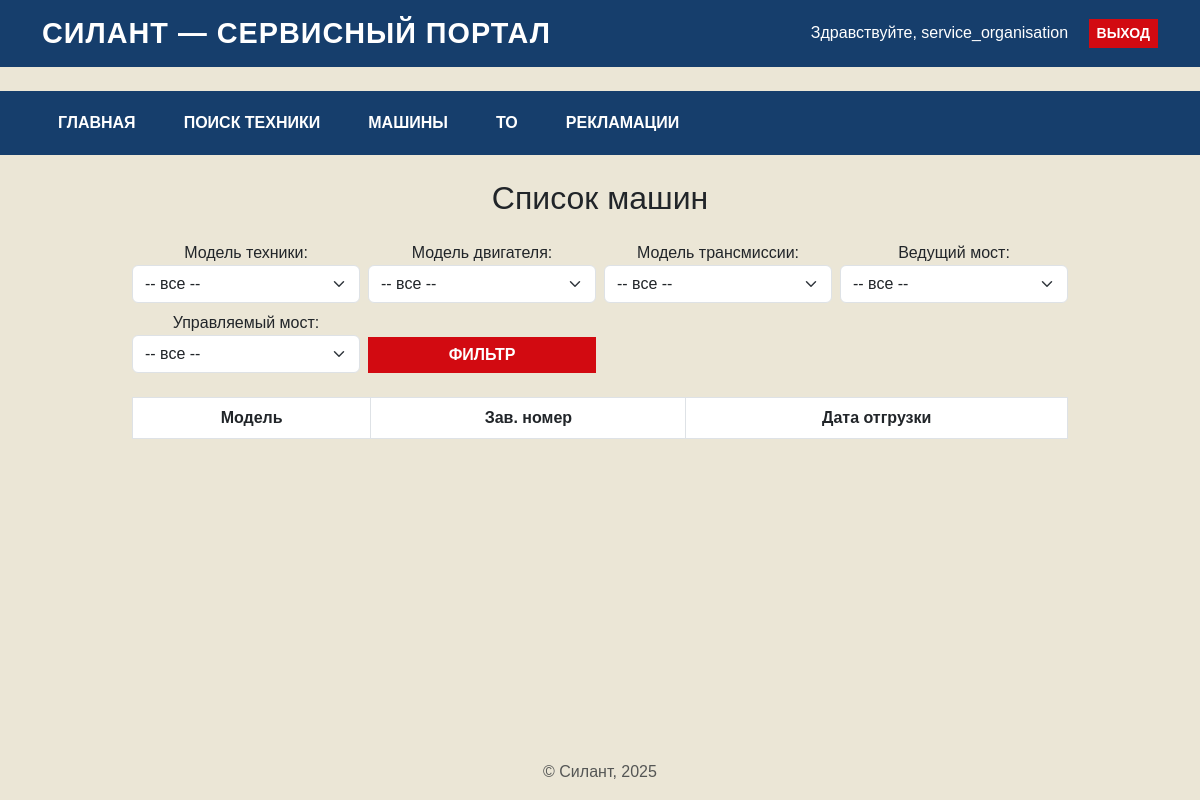
Before: /machines/ (signed in) with the older database file.
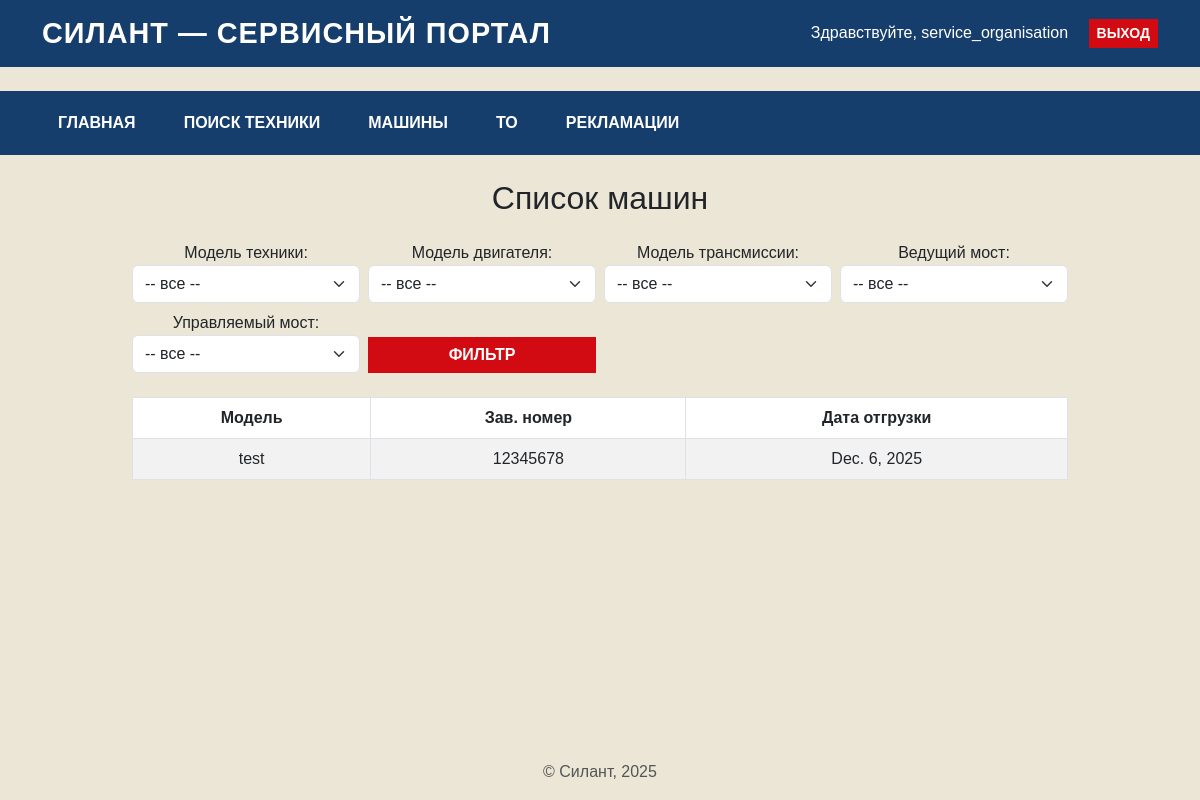
After: the same page with the newer database file.
### core/models.py (models this page shows, shortened)
class Machine(models.Model):
    serial_number = models.CharField(max_length=100)
    model = models.ForeignKey(ModelType, on_delete=models.SET_NULL, null=True)
    engine_model = models.ForeignKey(EngineModel, on_delete=models.SET_NULL, null=True)
    engine_serial = models.CharField(max_length=100)
    transmission_model = models.ForeignKey(TransmissionModel, on_delete=models.SET_NULL, null=True)
    transmission_serial = models.CharField(max_length=100)
    drive_axle_model = models.ForeignKey(DriveAxleModel, on_delete=models.SET_NULL, null=True)
    drive_axle_serial = models.CharField(max_length=100)
    steered_axle_model = models.ForeignKey(SteeredAxleModel, on_delete=models.SET_NULL, null=True)
    steered_axle_serial = models.CharField(max_length=100)
    supply_contract = models.CharField(max_length=255)
    shipment_date = models.DateField()
    customer = models.CharField(max_length=255)
    location = models.CharField(max_length=255)
    additional_equipment = models.TextField(blank=True)
    client = models.ForeignKey(User, on_delete=models.SET_NULL, null=True, related_name='machines_as_client')
    service_company = models.ForeignKey(User, on_delete=models.SET_NULL, null=True, related_name='machines_as_service')
    is_active = models.BooleanField(default=True)

class Reference(models.Model):
    name = models.CharField(max_length=100)
    description = models.TextField(blank=True)
    def __str__(self):
        return self.name

### core/views.py (the view)
# urls.py: path('machines/', views.machine_list, name='machine_list'),
@login_required
def machine_list(request):
    user = request.user
    if user.groups.filter(name='Клиент').exists():
        machines = Machine.objects.filter(client=user)
    elif user.groups.filter(name='Сервисная организация').exists():
        machines = Machine.objects.filter(service_company=user)
    elif user.groups.filter(name='Менеджер').exists():
        machines = Machine.objects.all()
    else:
        machines = Machine.objects.none()
    machines = Machine.objects.all().order_by('shipment_date')
    model = request.GET.get('model')
    engine = request.GET.get('engine')
    trans = request.GET.get('transmission')
    steer_axle = request.GET.get('steered_axle')
    drive_axle = request.GET.get('drive_axle')
    if model:
        machines = machines.filter(model__id=model)
    if engine:
        machines = machines.filter(engine_model__id=engine)
    if trans:
        machines = machines.filter(transmission_model__id=trans)
    if drive_axle:
        machines = machines.filter(drive_axle_model__id=drive_axle)
    if steer_axle:
        machines = machines.filter(steered_axle_model__id=steer_axle)
    context = {
        'machines': machines,
        'models': ModelType.objects.all(),
        'engines': EngineModel.objects.all(),
        'transmissions': TransmissionModel.objects.all(),
        'drive_axles': DriveAxleModel.objects.all(),
        'steered_axles': SteeredAxleModel.objects.all(),
        'selected': request.GET
    }
    return render(request, 'core/machine_list.html', context)

### core/templates/core/machine_list.html (shortened to what this page needs)
{% extends 'core/base.html' %}
{% block content %}
<h2 class="mb-4 text-center">Список машин</h2>
<form method="get" class="mb-4 row g-2">
  <div class="col-md-3">
    <label>Модель техники:</label>
    <select name="model" class="form-select">
      <option value="">-- все --</option>
    </select>
  </div>
  <div class="col-md-3">
    <label>Модель двигателя:</label>
    <select name="engine" class="form-select">
      <option value="">-- все --</option>
    </select>
  </div>
  <div class="col-md-3">
    <label>Модель трансмиссии:</label>
    <select name="transmission" class="form-select">
      <option value="">-- все --</option>
    </select>
  </div>
  <div class="col-md-3">
    <label>Ведущий мост:</label>
    <select name="drive_axle" class="form-select">
      <option value="">-- все --</option>
    </select>
  </div>
  <div class="col-md-3">
    <label>Управляемый мост:</label>
    <select name="steered_axle" class="form-select">
      <option value="">-- все --</option>
    </select>
  </div>
  <div class="col-md-3 align-self-end">
    <button type="submit" class="btn btn-primary w-100">Фильтр</button>
  </div>
</form>
<table id="myTable" class="table table-striped table-bordered">
  <thead>
    <tr>
      <th>Модель</th>
      <th>Зав. номер</th>
      <th>Дата отгрузки</th>
    </tr>
  </thead>
  <tbody>
    {% for machine in machines %}
      <tr onclick="window.location.href='{% url 'machine_detail' machine.pk %}'" style="cursor: pointer;">
        <td>{{ machine.model }}</td>
        <td>{{ machine.serial_number }}</td>
        <td>{{ machine.shipment_date }}</td>
      </tr>
    {% endfor %}
  </tbody>
</table>
{% endblock %}

Changed rows visible on the page:
added Machine: model "test", serial_number "12345678", shipment_date "Dec. 6, 2025"
